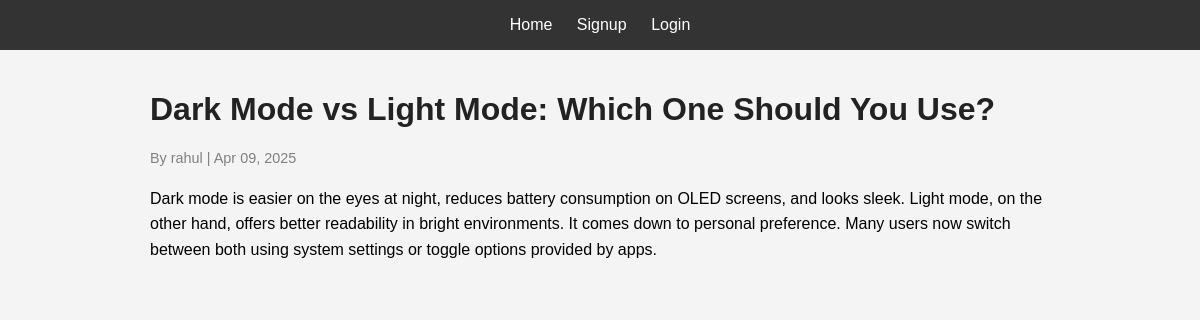
Screenshot of /detail/12/ with the database file from the repository.
### blog/models.py (models this page shows, shortened)
class Blog(models.Model):
    title = models.CharField(max_length=300)
    content = models.TextField()
    author = models.ForeignKey(User,on_delete=models.CASCADE)
    created_at=models.DateTimeField(auto_now_add=True)

### blog/views.py (the view)
# urls.py: path('detail/<int:id>/', views.blog_detail_view, name='blog_detail'),
def blog_detail_view(request, id):
    blog = get_object_or_404(Blog, pk=id)
    return render(request, 'blog_detail.html', {'blog': blog})

### blog/templates/blog_detail.html (shortened to what this page needs)
{% extends 'base.html' %}
{% load static %}
{% block content %}
<div class="blog-detail">
    <h1>{{ blog.title }}</h1>
    <p class="author">By {{ blog.author.username }} | {{ blog.created_at|date:"M d, Y" }}</p>
    <div class="content">{{ blog.content|linebreaks }}</div>
</div>
{% endblock %}

### blog/static/style.css (style rules this page uses)
body { font-family: Arial, sans-serif; margin: 0; background: #f4f4f4; }
h1, h2 { color: #222; }
.author { font-size: 0.9em; color: gray; }
.blog-detail .content { margin-top: 20px; line-height: 1.6; }

### rows the page displays
Blog: title "Dark Mode vs Light Mode: Which One Should You Use?", author.username "rahul", created_at "Apr 09, 2025", content "Dark mode is easier on the eyes at night, reduces battery consumption on OLED screens, and looks sleek. Light mode, on the other hand, offers better readability in bright environments. It comes down to personal preference. Many users now switch between both using system settings or toggle options provided by apps."
